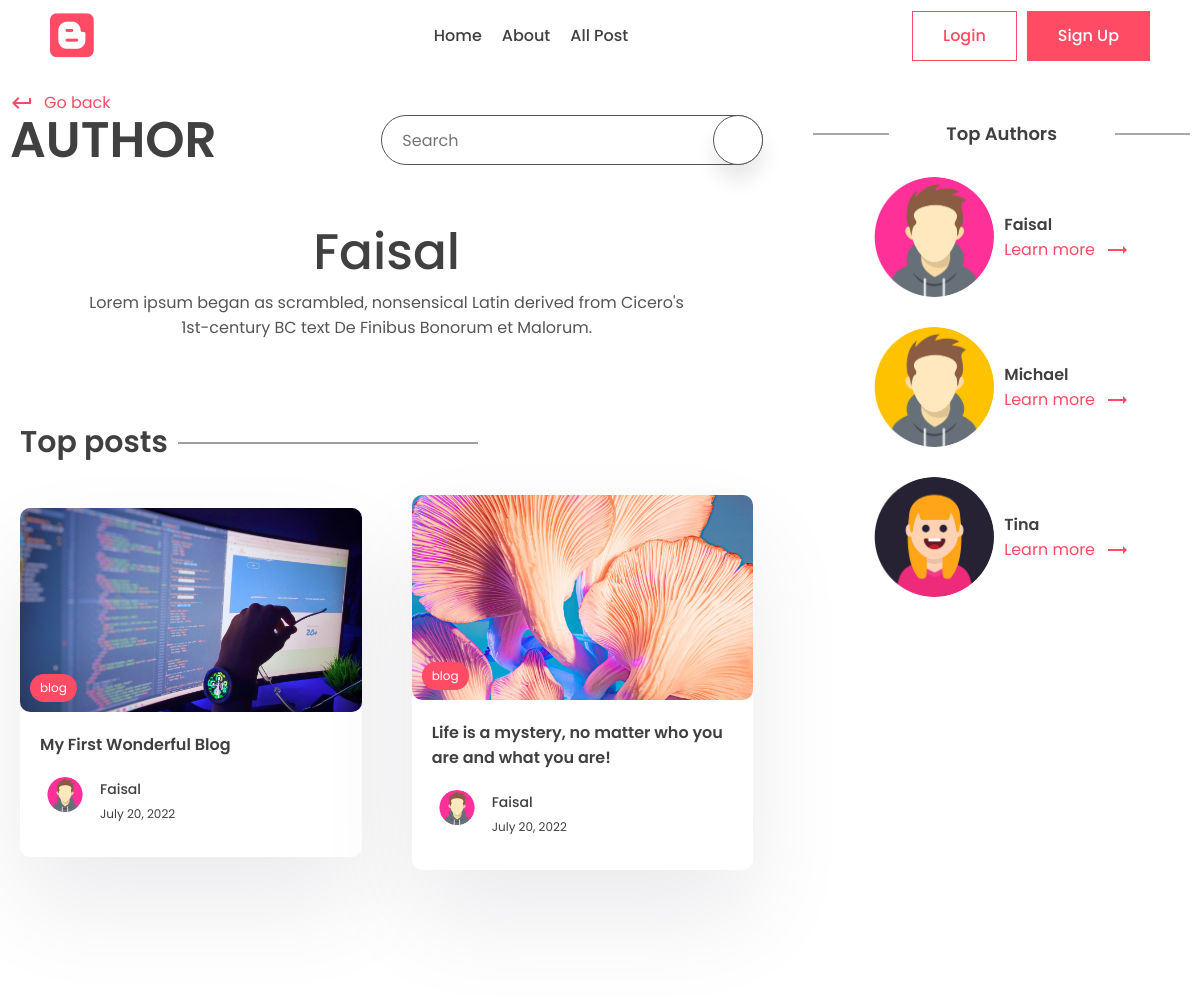
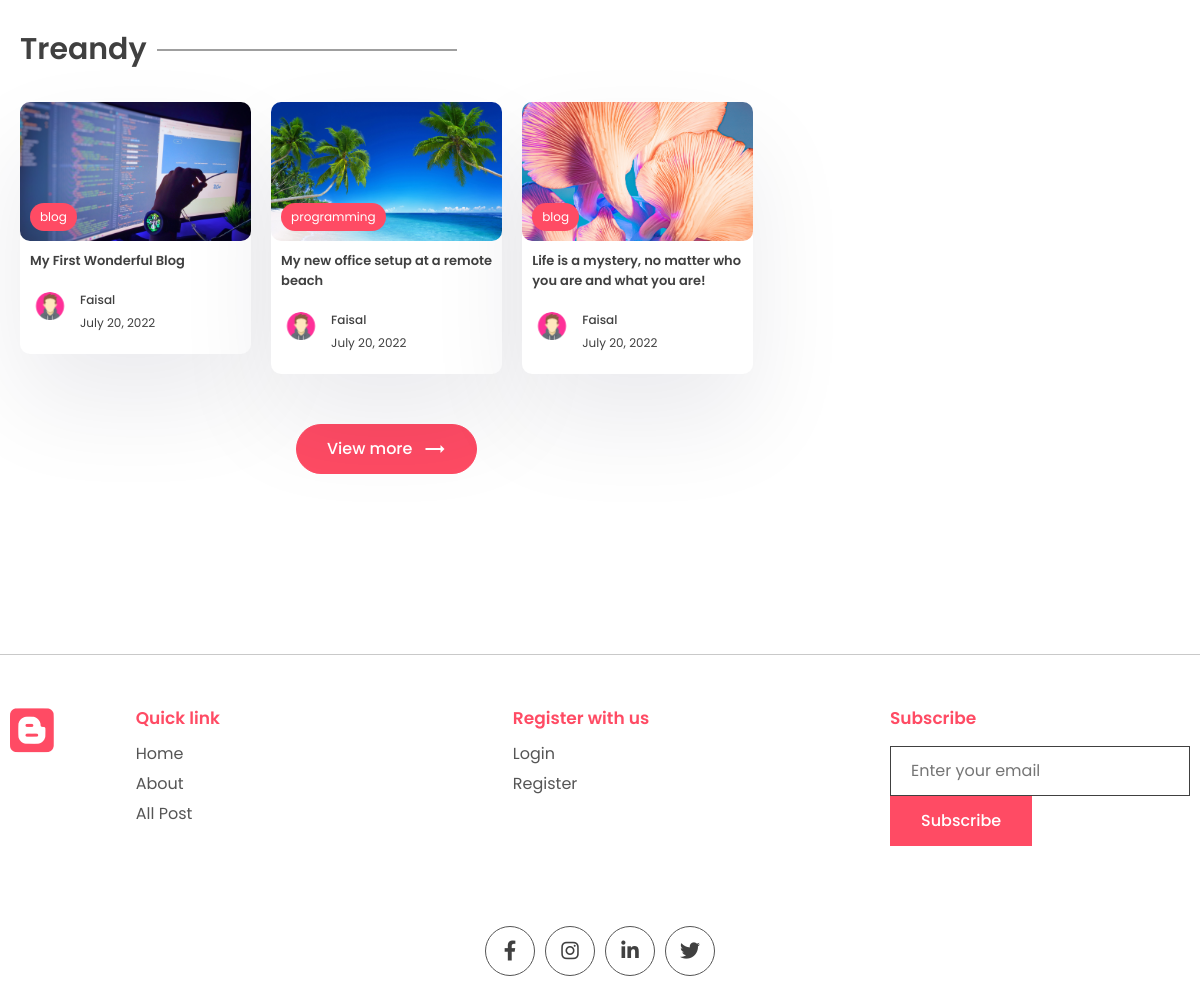
The app's page /author/faisal with its own data (2 pictures, top to bottom).
### blogapp/models.py (models this page shows, shortened)
class Profile(models.Model):
    user = models.OneToOneField(User, on_delete=models.CASCADE)
    profile_image = models.ImageField()
    slug = models.SlugField(max_length=200, unique=True)

class Post(models.Model):
    title=models.CharField(max_length=200)
    content = models.TextField()
    last_updated = models.DateTimeField(auto_now= True)
    slug = models.SlugField(max_length=200, unique=True)
    author = models.ForeignKey(User, on_delete= models.CASCADE)
    category = models.ForeignKey(Category, on_delete= models.CASCADE)
    tags = models.ManyToManyField(Tag, blank=True, related_name='post_tags')
    image = models.ImageField(null=True, blank=True, upload_to='images/')
    view_count = models.IntegerField(null=True, blank=True)
    likes = models.ManyToManyField(User, related_name='post_like', default=None, blank=True)
    bookmarks = models.ManyToManyField(User, related_name="bookmarks", default=None, blank=True)
    is_featured = models.BooleanField()

class Tag(models.Model):
    name = models.CharField(max_length=100)
    description = models.CharField(max_length=100)
    slug = models.SlugField(max_length=200, unique=True)

### blogapp/views.py (the view)
# urls.py: path("author/<slug:slug>", views.author_page, name="author_page"),
def author_page(request, slug):
    profile = Profile.objects.get(slug = slug)
    posts = Post.objects.filter(author = profile.user)
    top_posts = Post.objects.filter(author = profile.user).order_by('-view_count')[0:2]
    recent_posts = Post.objects.filter(author = profile.user).order_by('-last_updated')[0:3]
    top_authors = User.objects.annotate(number=Count('post')).order_by('-number')
    tags = Tag.objects.all()
    context = {'profile':profile, 'posts':posts,'top_posts':top_posts,'recent_posts':recent_posts,'tags':tags, 'top_authors':top_authors, 'subscribe_form':SubscribeForm()}
    return render(request, 'blogapp/author.html', context)

### blogapp/form.py
class SubscribeForm(forms.ModelForm):
    class Meta:
        model=Subscribe
        fields = '__all__'
        labels = {'email': _('')}
    def __init__(self, *args, **kwargs):
        super(SubscribeForm, self).__init__(*args, **kwargs)
        self.fields['email'].widget.attrs['placeholder'] = 'Enter your email'

### blogapp/templates/blogapp/author.html (shortened to what this page needs)
{% extends "base.html" %}
{% block content %}
    <main>
      <div class="container">
        <div class="layout">
          <div class="left">
            <div class="page-top">
              <div class="top flex">
                <div class="page-name">
                  <a href="#" class="learn">
                    <span class="material-icons"> keyboard_return </span> Go
                    back
                  </a>
                  <h1>Author</h1>
                </div>
                <div class="search-bar s-active">
                  <input type="text" placeholder="Search" />
                  <div class="animated-search">
                  </div>
                </div>
              </div>
            </div>
            <center>
              <div class="typo">
                <h1 class="title">{{profile.user.first_name}}</h1>
                <p>
                  Lorem ipsum began as scrambled, nonsensical Latin derived from
                  Cicero's 1st-century BC text De Finibus Bonorum et Malorum.
                </p>
              </div>
            </center>
            <section class="sp">
              <div class="container">
                <h1 class="sec-title">Top posts</h1>
                <div class="grid-2 blog">
                  {% for post in top_posts %}
                  <a href="{% url 'post_page' post.slug %}">
                    <div class="card">
                      <div class="post-img">
                        <img src="{{post.image.url}}" alt="" />
                        <div class="tag">{{post.tags.all.0.name}}</div>
                      </div>
                      <div class="card-content">
                        <h3>
                          {{post.title}}
                        </h3>
                        <div class="author">
                          <div class="profile-pic">
                            <img src="{{post.author.profile.profile_image.url}}" alt="" />
                          </div>
                          <div class="details">
                            <p>{{post.author.first_name}}</p>
                            <small>{{post.last_updated|date}}</small>
                          </div>
                        </div>
                      </div>
                    </div>
                  </a>
                  {% endfor %}
                </div>
              </div>
            </section>
            <section class="sp">
              <div class="container">
                <h1 class="sec-title">Treandy</h1>
                <div class="grid-3 blog-grid">
                  {% for post in recent_posts %}
                  <a href="{% url 'post_page' post.slug %}">
                    <div class="card">
                      <div class="post-img">
                        <img src="{{post.image.url}}" alt="" />
                        <div class="tag">{{post.tags.all.0.name}}</div>
                      </div>
                      <div class="card-content">
                        <h3>
                          {{post.title}}
                        </h3>
                        <div class="author">
                          <div class="profile-pic">
                            <img src="{{post.author.profile.profile_image.url}}" alt="" />
                          </div>
                          <div class="details">
                            <p>{{post.author.first_name}}</p>
                            <small>{{post.last_updated|date}}</small>
                          </div>
                        </div>
                      </div>
                    </div>
                  </a>
                  {% endfor %}
                </div>
                <center>
                  <button class="btn btn-primary rounded view">
                    View more
                    <span class="material-icons"> trending_flat </span>
                  </button>
                </center>
              </div>
            </section>
          </div>
          <div class="right">
            <div class="block">
              <h2 class="title2">Top Authors</h2>
              {% for author in top_authors %}
              <div class="recent-post other-author">
                <div class="rounded-img">
                  <img src="{{author.profile.profile_image.url}}" alt="" />
                </div>
                <div class="recent-content">
                  <h3>
                    {{author.first_name}}
                  </h3>
                  <a class="learn" href="{% url 'author_page' author.profile.slug %}"
                    >Learn more
                    <span class="material-icons"> trending_flat </span></a
                  >
                </div>
              </div>
              {% endfor %}
            </div>
          </div>
        </div>
      </div>
    </main>
    {% endblock content %}

### records on screen
Profile: user.first_name "Faisal"
Post: image (picture), tags.all.0.name "blog", title "My First Wonderful Blog", author.profile.profile_image (picture), author.first_name "Faisal", last_updated "July 20, 2022"
Post: image (picture), tags.all.0.name "blog", title "Life is a mystery, no matter who you are and what you are!", author.profile.profile_image (picture), author.first_name "Faisal", last_updated "July 20, 2022"
Post: image (picture), tags.all.0.name "programming", title "My new office setup at a remote beach", author.profile.profile_image (picture), author.first_name "Faisal", last_updated "July 20, 2022"

### other values on screen
{{ author.first_name }} "Faisal"
{{ author.first_name }} "Michael"
{{ author.first_name }} "Tina"
